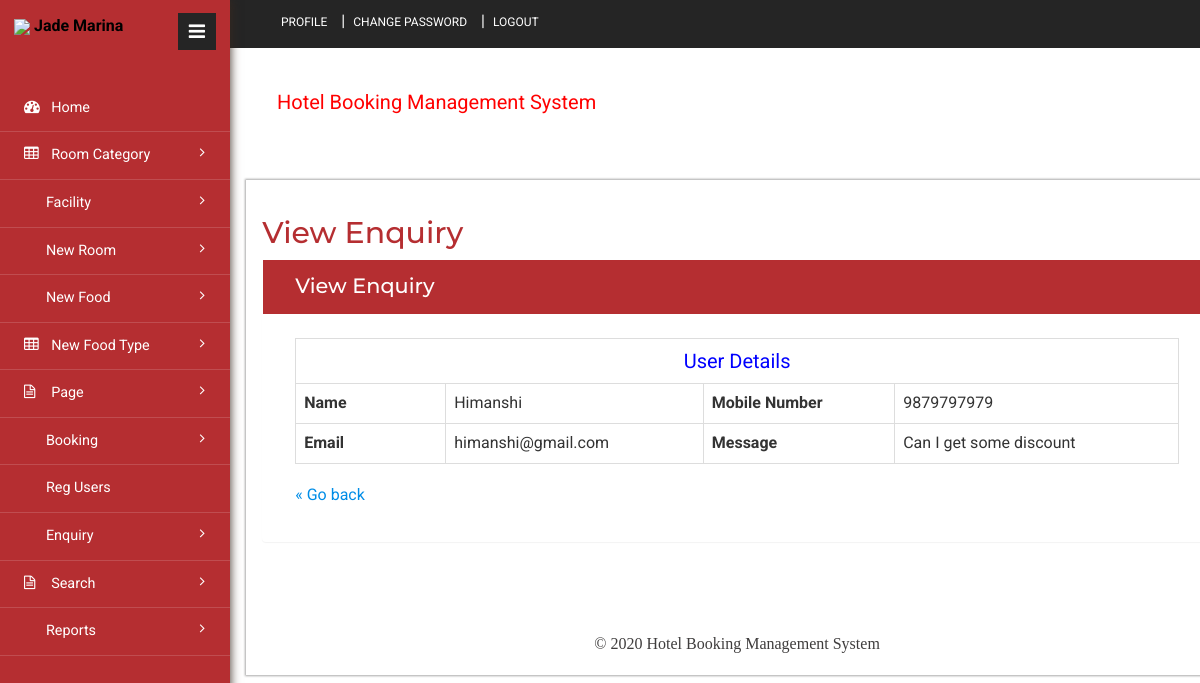
The app's page /view-enquiry.php?viewid=1 (signed in) with its own data.
### tables this page shows
CREATE TABLE `tblcontact` (
  `ID` int(10) NOT NULL,
  `Name` varchar(200) DEFAULT NULL,
  `MobileNumber` bigint(10) DEFAULT NULL,
  `Email` varchar(200) DEFAULT NULL,
  `Message` mediumtext DEFAULT NULL,
  `EnquiryDate` timestamp NULL DEFAULT current_timestamp(),
  `IsRead` int(5) DEFAULT NULL
);

### view-enquiry.php (the view, shortened to what this page needs)
<?php
include('includes/dbconnection.php');
if (strlen($_SESSION['hbmsaid']==0)) {
  header('location:logout.php');
  } else{
$vid=$_GET['viewid'];
?>
<!DOCTYPE HTML>
<html>
<head>
<link href="css/bootstrap.min.css" rel='stylesheet' type='text/css' />
<link href="css/style.css" rel='stylesheet' type='text/css' />
<link href="css/font-awesome.css" rel="stylesheet">
<link rel="stylesheet" href="css/icon-font.min.css" type='text/css' />
</head>
<body>
   <div class="page-container">
	<div class="left-content">
	   <div class="inner-content">
			<?php include_once('includes/header.php');?>
			<div class="content">
<div class="women_main">
	<div class="grids">
					<div class="progressbar-heading grids-heading">
						<h2>View Enquiry</h2>
					</div>
					<div class="panel panel-widget forms-panel">
						<div class="forms">
							<div class="form-grids widget-shadow" data-example-id="basic-forms">
								<div class="form-title">
									<h4>View Enquiry</h4>
								</div>
								<div class="form-body">
									     <?php
$sql="SELECT * from  tblcontact where ID=$vid";
$query = $dbh -> prepare($sql);
$query->execute();
$results=$query->fetchAll(PDO::FETCH_OBJ);
$cnt=1;
if($query->rowCount() > 0)
{
foreach($results as $row)
{               ?>
    <table border="1" class="table table-bordered">
 <tr align="center">
<td colspan="4" style="font-size:20px;color:blue">
 User Details</td></tr>
    <tr>
    <th scope>Name</th>
    <td><?php  echo ($row->Name);?></td>
    <th scope>Mobile Number</th>
    <td><?php  echo ($row->MobileNumber);?></td>
  </tr>
  <tr>
    <th scope>Email</th>
    <td><?php  echo ($row->Email);?></td>
    <th>Message</th>
    <td><?php  echo ($row->Message);?></td>
  </tr>
<?php $cnt=$cnt+1;}} ?>
</table>
<p>
	<a href="javascript:history.go(-1)" title="Return to the previous page">&laquo; Go back</a>
</p>
								</div>
							</div>
						</div>
					</div>
				</div>
<?php include_once('includes/footer.php');?>
</div>
</div>
		</div>
</div>
			<?php include_once('includes/sidebar.php');?>
							</div>
</body>
</html><?php }  ?>

### records on screen
tblcontact: Name "Himanshi", MobileNumber "9879797979", Email "himanshi@gmail.com", Message "Can I get some discount"
